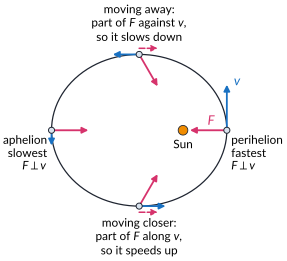

Python code for this plot:
"""Forces and speed on an elliptical orbit (to scale, e = 0.5).

Run:  python3 -I src/mod5/figures/ch4_ellipseforces.py
Makes ch4_ellipseforces.pdf next to this script.
Blue arrows: velocity (length proportional to the real speed, from
v^2 = GM(2/r - 1/a)). Red arrows: direction of gravity (towards the Sun; drawn
the same length at every point). Dashed red: the part of gravity along the
velocity (speeds the planet up) or against it (slows it down).
"""
import sys
import pathlib

sys.dont_write_bytecode = True
HERE = pathlib.Path(__file__).resolve().parent
sys.path.insert(0, str(HERE.parents[1] / "common"))
import hscplot                                            # noqa: E402

import numpy as np                                        # noqa: E402
from matplotlib.patches import Circle, FancyArrowPatch   # noqa: E402

a, e = 1.0, 0.5
b = a * np.sqrt(1 - e**2)


def pos(E):
    return np.array([a * (np.cos(E) - e), b * np.sin(E)])


def vel_dir(E):
    d = np.array([-a * np.sin(E), b * np.cos(E)])     # anticlockwise motion
    return d / np.linalg.norm(d)


def speed(E):
    r = np.linalg.norm(pos(E))
    return np.sqrt(2 / r - 1 / a)


def arrow(ax, p, q, color, ls="-", lw=1.3):
    ax.add_patch(FancyArrowPatch(p, q, arrowstyle="-|>", mutation_scale=9, color=color,
                                 lw=lw, linestyle=ls, zorder=5, shrinkA=0, shrinkB=0))


fig, ax = hscplot.figure(width_mm=106, height_mm=84)
ax.set_aspect("equal")
ax.axis("off")
EE = np.linspace(0, 2 * np.pi, 400)
X, Y = pos(EE)
ax.plot(X, Y, color=hscplot.INK, lw=0.9)
ax.add_patch(Circle((0, 0), 0.055, facecolor=hscplot.RAY, edgecolor=hscplot.INK, lw=0.6, zorder=6))
ax.text(0.0, -0.10, "Sun", ha="center", va="top", fontsize=8.5)

vscale = 0.30                     # arrow length per unit speed
Flen = 0.42
points = {
    "P": 0.0,                     # perihelion
    "Q": np.pi / 2,                     # moving away from the Sun (upper half)
    "A": np.pi,                   # aphelion
    "S": -np.pi / 2,                    # moving towards the Sun (lower half)
}
for name, E in points.items():
    p = pos(E)
    vd = vel_dir(E)
    v = speed(E)
    arrow(ax, p, p + vscale * v * vd, hscplot.VELOCITY)
    fd = -p / np.linalg.norm(p)
    arrow(ax, p, p + Flen * fd, hscplot.FORCE)
    if name in ("Q", "S"):
        comp = np.dot(fd, vd) * Flen
        out = p / np.linalg.norm(p)            # small sideways shift so arrows do not overlap
        n = np.array([-vd[1], vd[0]])
        n = n if np.dot(n, out) > 0 else -n
        q0 = p + 0.07 * n
        arrow(ax, q0, q0 + comp * vd, hscplot.FORCE, ls="--", lw=1.1)
    ax.add_patch(Circle(p, 0.035, facecolor="#D9E3EE", edgecolor=hscplot.INK, lw=0.7, zorder=7))
    print(name, "r =", np.linalg.norm(p), "speed =", v, "angle F-v (deg) =",
          np.degrees(np.arccos(np.dot(fd, vd))))

# labels
pP, pQ, pA, pS = (pos(points[k]) for k in "PQAS")
ax.text(pP[0] + 0.05, pP[1] - 0.05, "perihelion\nfastest\n$F \\perp v$", fontsize=8.5, ha="left", va="top")
ax.text(pA[0] - 0.05, pA[1] - 0.05, "aphelion\nslowest\n$F \\perp v$", fontsize=8.5, ha="right", va="top")
ax.text(pQ[0] + 0.0, pQ[1] + 0.13, "moving away:\npart of $F$ against $v$,\nso it slows down", fontsize=8.5,
        ha="center", va="bottom")
ax.text(pS[0] + 0.0, pS[1] - 0.13, "moving closer:\npart of $F$ along $v$,\nso it speeds up", fontsize=8.5,
        ha="center", va="top")
ax.text(pP[0] + 0.08, pP[1] + vscale * speed(0.0) - 0.02, "$v$", color=hscplot.VELOCITY, fontsize=9.5)
ax.text(pP[0] - 0.22, pP[1] + 0.05, "$F$", color=hscplot.FORCE, fontsize=9.5)
ax.set_xlim(-1.95, 1.05)
ax.set_ylim(-1.45, 1.45)
hscplot.save(fig, __file__)
